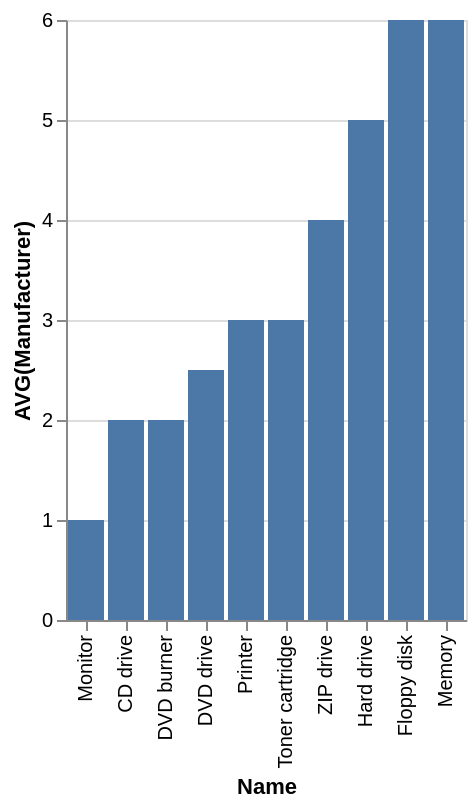

Source (Vega-Lite JSON):
### Vega-Lite specification from a JSON file in a GitHub repository (floating-point values rounded to 4 significant figures)
{"data": {"values": [{"x_data": "Monitor", "y_data": 1}, {"x_data": "CD drive", "y_data": 2}, {"x_data": "DVD burner", "y_data": 2}, {"x_data": "DVD drive", "y_data": 2.5}, {"x_data": "Printer", "y_data": 3}, {"x_data": "Toner cartridge", "y_data": 3}, {"x_data": "ZIP drive", "y_data": 4}, {"x_data": "Hard drive", "y_data": 5}, {"x_data": "Floppy disk", "y_data": 6}, {"x_data": "Memory", "y_data": 6}]}, "mark": "bar", "encoding": {"x": {"field": "x_data", "type": "nominal", "title": "Name", "sort": {"op": "sum", "field": "y_data", "order": "ascending"}}, "y": {"field": "y_data", "type": "quantitative", "title": "AVG(Manufacturer)"}}}
